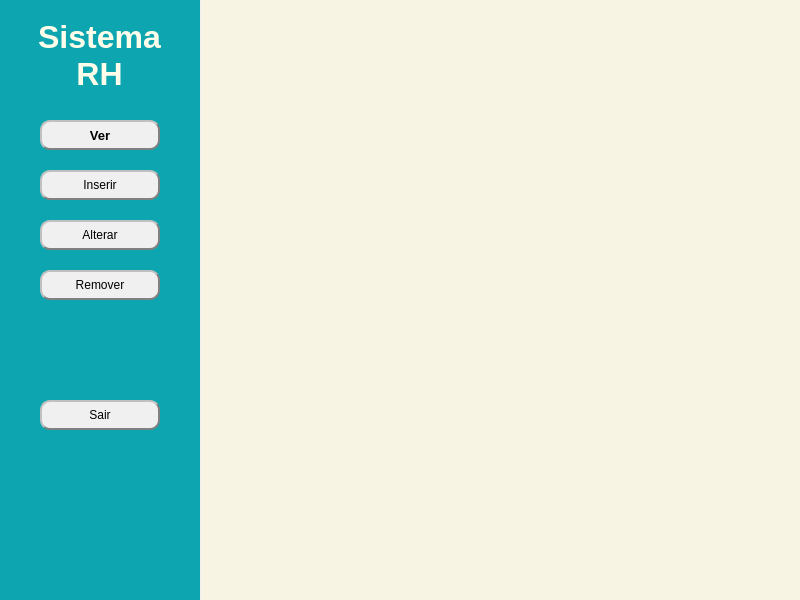
<?xml version="1.0" encoding="UTF-8"?>
<ui version="4.0">
 <class>TelaPrincipal</class>
 <widget class="QWidget" name="TelaPrincipal">
  <property name="geometry">
   <rect>
    <x>0</x>
    <y>0</y>
    <width>800</width>
    <height>600</height>
   </rect>
  </property>
  <property name="minimumSize">
   <size>
    <width>800</width>
    <height>600</height>
   </size>
  </property>
  <property name="maximumSize">
   <size>
    <width>800</width>
    <height>600</height>
   </size>
  </property>
  <property name="windowTitle">
   <string>Form</string>
  </property>
  <property name="styleSheet">
   <string notr="true"/>
  </property>
  <layout class="QHBoxLayout" name="layoutTelaPrincipal" stretch="1,3">
   <property name="spacing">
    <number>1</number>
   </property>
   <property name="leftMargin">
    <number>0</number>
   </property>
   <property name="topMargin">
    <number>0</number>
   </property>
   <property name="rightMargin">
    <number>0</number>
   </property>
   <property name="bottomMargin">
    <number>0</number>
   </property>
   <item>
    <widget class="QWidget" name="MenuLateral" native="true">
     <property name="styleSheet">
      <string notr="true">QWidget#MenuLateral {
background-color: #0ca5b0;
}
QPushButton{
	padding: 5px;
	font: 700 10pt &quot;Segoe UI&quot;;
	background-color: #f0f0f0;
	border: 2px outset gray;
	border-radius: 10px;
}
QPushButton:hover{
background-color: #efefef;
}

QPushButton:pressed{
background-color: #ffffff;
border-style: inset;
}</string>
     </property>
     <widget class="QPushButton" name="botaoVerFuncionarios">
      <property name="geometry">
       <rect>
        <x>40</x>
        <y>120</y>
        <width>120</width>
        <height>30</height>
       </rect>
      </property>
      <property name="font">
       <font>
        <family>Segoe UI</family>
        <pointsize>10</pointsize>
        <italic>false</italic>
        <bold>true</bold>
       </font>
      </property>
      <property name="styleSheet">
       <string notr="true"/>
      </property>
      <property name="text">
       <string>Ver</string>
      </property>
     </widget>
     <widget class="QPushButton" name="botaoInserirFuncionarios">
      <property name="geometry">
       <rect>
        <x>40</x>
        <y>170</y>
        <width>120</width>
        <height>30</height>
       </rect>
      </property>
      <property name="text">
       <string>Inserir</string>
      </property>
     </widget>
     <widget class="QPushButton" name="botaoAlterarFuncionarios">
      <property name="geometry">
       <rect>
        <x>40</x>
        <y>220</y>
        <width>120</width>
        <height>30</height>
       </rect>
      </property>
      <property name="text">
       <string>Alterar</string>
      </property>
     </widget>
     <widget class="QPushButton" name="botaoRemoverFuncionarios">
      <property name="geometry">
       <rect>
        <x>40</x>
        <y>270</y>
        <width>120</width>
        <height>30</height>
       </rect>
      </property>
      <property name="text">
       <string>Remover</string>
      </property>
     </widget>
     <widget class="QPushButton" name="botaoSair">
      <property name="geometry">
       <rect>
        <x>40</x>
        <y>400</y>
        <width>120</width>
        <height>30</height>
       </rect>
      </property>
      <property name="text">
       <string>Sair</string>
      </property>
     </widget>
     <widget class="QLabel" name="rotuloMenuLateral">
      <property name="geometry">
       <rect>
        <x>34</x>
        <y>20</y>
        <width>131</width>
        <height>71</height>
       </rect>
      </property>
      <property name="font">
       <font>
        <pointsize>24</pointsize>
        <bold>true</bold>
       </font>
      </property>
      <property name="styleSheet">
       <string notr="true">color: #fefeEB;</string>
      </property>
      <property name="text">
       <string>Sistema RH</string>
      </property>
      <property name="alignment">
       <set>Qt::AlignCenter</set>
      </property>
      <property name="wordWrap">
       <bool>true</bool>
      </property>
     </widget>
    </widget>
   </item>
   <item>
    <widget class="QWidget" name="CaixaConteudo" native="true">
     <property name="styleSheet">
      <string notr="true">QWidget#CaixaConteudo{
background-color: #f8f4e4
}</string>
     </property>
    </widget>
   </item>
  </layout>
 </widget>
 <resources/>
 <connections/>
</ui>
